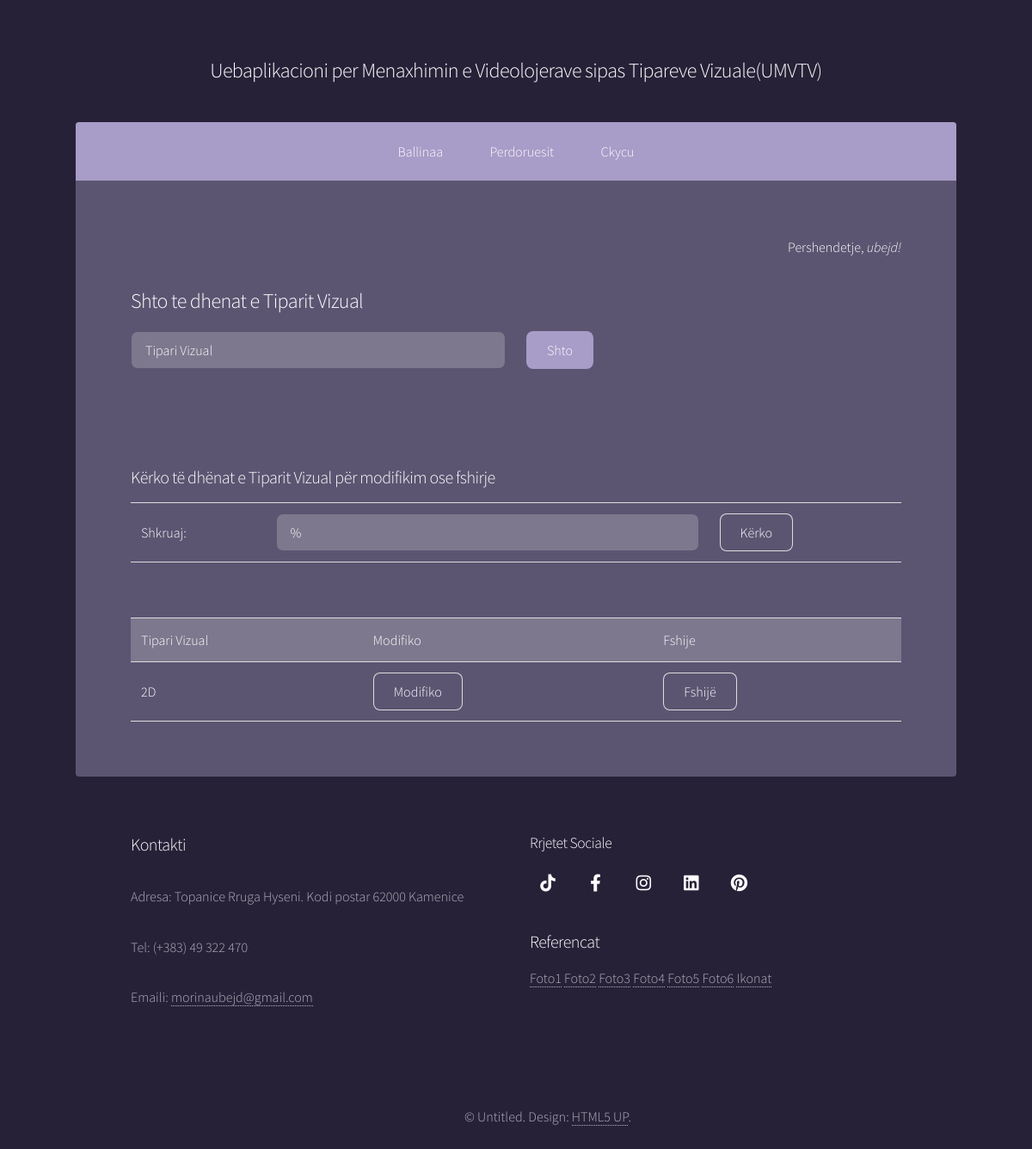
The app's page /ModuliAdministratorit/menaxho_tiparetvizuale.php?term=2D (signed in) with its own data.
### tables this page shows
CREATE TABLE `tedhenat` (
  `ID_eDhena` int(11) NOT NULL,
  `Titulli` varchar(100) NOT NULL,
  `Pershkrimi` varchar(1000) NOT NULL,
  `File` varchar(255) NOT NULL,
  `PamjaneFaqe` varchar(50) NOT NULL
);

CREATE TABLE `perdoruesit_umvtv` (
  `ID_perdoruesi_umvtv` int(11) NOT NULL,
  `perdoruesi_umvtv` varchar(255) NOT NULL,
  `fjalekalimi_umvtv` varchar(255) NOT NULL
);

CREATE TABLE `tiparetvizuale_umvtv` (
  `ID_tiparivizual_umvtv` int(11) NOT NULL,
  `tiparivizual_umvtv` varchar(255) NOT NULL
);

### ModuliAdministratorit/verifikim.php (called while the page is built, shortened)
<?php
include('konfig.php');
$verifiko_perdorues = $_SESSION['perdoruesi_umvtv'];
$ses_sql = mysqli_query($lidh, "SELECT perdoruesi_umvtv FROM perdoruesit_umvtv WHERE perdoruesi_umvtv='$verifiko_perdorues'");
$rresht = mysqli_fetch_array($ses_sql, MYSQLI_ASSOC);
$perdoruesi_kycur = $rresht['perdoruesi_umvtv'];
?>

### ModuliAdministratorit/menaxho_tiparetvizuale.php (the view, shortened to what this page needs)
<?php
    include("verifikim.php");
?>
<!DOCTYPE HTML>
<html>
	<head>
		<link rel="stylesheet" href="assets/css/main.css" />
	</head>
	<body class="is-preload">
			<div id="wrapper">
					<?php include("koka.php"); ?>
					<?php include("meny.php"); ?>
					<div id="main">
                    <section id="intro" class="main">
								<p style="text-align:right;">Pershendetje, <em><?php echo $perdoruesi_kycur;?>!</em></p>
								<div class="spotlight">
									<div class="content">
                                    <section>
										<h2>Shto te dhenat e Tiparit Vizual</h2>
										<form method="post" action="shtoTipariVizual.php">
											<div class="row gtr-uniform">
												<div class="col-6 col-12-xsmall">
													<input type="text" name="TipariVizual" id="TipariVizual" value="" placeholder="Tipari Vizual" />
												</div>
												<div class="col-6">
													<ul class="actions">
														<li><input type="submit" name="shtoTipariVizual" value="Shto" class="primary" /></li>
													</ul>
												</div>
											</div>
										</form>
                                        <br>
									<form action="" method="post">
                                        <br>
                                        <br>
                                            <table>
                                                <tr>
                                                    <h3>Kërko të dhënat e Tiparit Vizual për modifikim ose fshirje</h3>
                                                </tr>
                                                 <tr>
                                                    <td>
                                                        Shkruaj:
                                                    </td>
                                                    <td>
                                                        <input type="text" name="term" placeholder="TiparinVizual" value="%"/>
                                                    </td>
                                                        <td> <input type="submit" value="Kërko" /></td>
                                                 </tr>
                                            </table>
                                        </div>
                                        </div>
                                    <div class="table-wrapper">
<table>
	<tr>
		<td>Tipari Vizual</td>
		<td>Modifiko</td>
		<td>Fshije</td>
	</tr>
<?php
if (!empty($_REQUEST['term'])) {
$term = mysqli_real_escape_string($lidh,$_REQUEST['term']);
$sql = mysqli_query($lidh,"SELECT * FROM tiparetvizuale_umvtv WHERE tiparivizual_umvtv LIKE '%".$term."%' ORDER BY ID_tiparivizual_umvtv DESC");
while($rresht = mysqli_fetch_array($sql)) {
		echo "<tr>";
		echo "<td>".$rresht['tiparivizual_umvtv']."</td>";
		echo "<td><a href=\"perditso_TipariVizual.php?ID_tiparivizual_umvtv=$rresht[ID_tiparivizual_umvtv]\" class='button' class='button primary'>
Modifiko</a></td>";
echo "<td><a href=\"fshij_tiparvizual.php?ID_tiparivizual_umvtv=$rresht[ID_tiparivizual_umvtv]\" onClick=\"return confirm('A jeni te sigurt se deshironi te fshini Tiparin Vizual?')\" class='button' class='button primary'>Fshijë</a>
		</td></tr>";
	}
}
?>
	</table>
									</div>
									</section>
                    </div>
					<?php include("Fundi.php"); ?>
    </body>
</html>

### ModuliAdministratorit/koka.php (shortened to what this page needs)
	<header id="header">
		<?php
          $rezultati = mysqli_query($lidh, "SELECT * FROM tedhenat WHERE PamjaneFaqe='koka'");
          while ($rresht = mysqli_fetch_assoc($rezultati)) {
		extract($rresht);
	?>
	<section>
		<div class="inner">
			<h2><?php echo $Titulli ?></h2>
		</div>
	</section>
	<?php } ?>
</header>

### ModuliAdministratorit/meny.php (shortened to what this page needs)
<?php
include("konfig.php");
            $rezultati = mysqli_query($lidh, "SELECT * FROM tedhenat WHERE PamjaneFaqe='MenyAdmin'");
            while ($rresht = mysqli_fetch_assoc($rezultati)) {
              extract($rresht);
			  	 echo $Pershkrimi;
			}
?>

### ModuliAdministratorit/Fundi.php (shortened to what this page needs)
<footer id="footer">
					<?php
            $rezultati = mysqli_query($lidh, "SELECT * FROM tedhenat WHERE PamjaneFaqe='Fundi_kontakti'");
            while ($rresht = mysqli_fetch_assoc($rezultati)) {
              extract($rresht);
            ?>
						<section>
							<h3><?php echo $Titulli ?></h3>
							<p><?php echo $Pershkrimi; ?>
							</p>
						</section>
			<?php } ?>
									<?php
            $rezultati = mysqli_query($lidh, "SELECT * FROM tedhenat WHERE PamjaneFaqe='Fundi_RrSociale'");
            while ($rresht = mysqli_fetch_assoc($rezultati)) {
              extract($rresht);
            ?>
						<section>
							<h4><?php echo $Titulli ?></h4>
							<?php echo $Pershkrimi; ?>
							<?php
            $rezultati = mysqli_query($lidh, "SELECT * FROM tedhenat WHERE PamjaneFaqe='Fund_Referencat'");
            while ($rresht = mysqli_fetch_assoc($rezultati)) {
              extract($rresht);
            ?>
						<section>
							<h3><?php echo $Titulli ?></h3>
							<p><?php echo $Pershkrimi; ?>
							</p>
						</section>
			<?php } ?>
						</section>
			<?php } ?>
					</div>
					<div class="copyright">
												<?php
            $rezultati = mysqli_query($lidh, "SELECT * FROM tedhenat WHERE PamjaneFaqe='Fundi_CopyRight'");
            while ($rresht = mysqli_fetch_assoc($rezultati)) {
              extract($rresht);
            ?>
							<?php echo $Pershkrimi; ?>
			<?php } ?>
			</div>

### records on screen
tedhenat: Titulli "Uebaplikacioni per Menaxhimin e Videolojerave sipas Tipareve Vizuale(UMVTV)"
tedhenat: Pershkrimi "Ballinaa Perdoruesit Ckycu"
perdoruesit_umvtv: perdoruesi_umvtv "ubejd"
tiparetvizuale_umvtv: tiparivizual_umvtv "2D"
tedhenat: Titulli "Kontakti", Pershkrimi "Adresa: Topanice Rruga Hyseni. Kodi postar 62000 Kamenice Tel: (+383) 49 322 470 Emaili: morinaubejd@gmail.com"
tedhenat: Titulli "Rrjetet Sociale"
tedhenat: Titulli "Referencat", Pershkrimi "Foto1 Foto2 Foto3 Foto4 Foto5 Foto6 Ikonat"
tedhenat: Pershkrimi "© Untitled. Design: HTML5 UP ."
